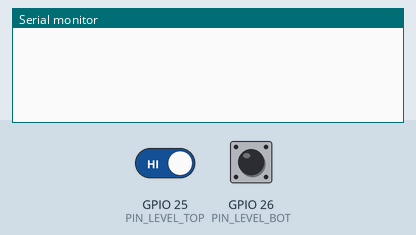
This program was run on a simulated ESP32. On the bench: the last lines printed to the serial monitor. The inputs (shaded band) are chosen by the test bench; at power-on: GPIO 25 (PIN_LEVEL_TOP) HIGH, GPIO 26 (PIN_LEVEL_BOT) HIGH.

Above: at 1.2 s.
1.3 s: GPIO 25 (PIN_LEVEL_TOP) driven LOW
At 2.0 s:
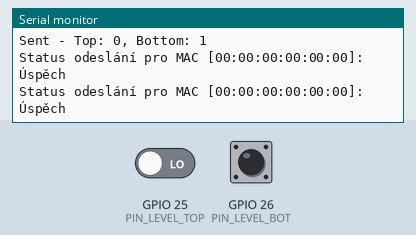
2.8 s: GPIO 26 (PIN_LEVEL_BOT) pulled LOW for 0.15 s
At 2.94 s:
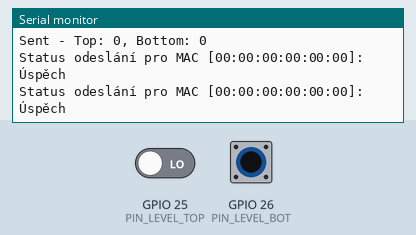

The program:

main.cpp
```cpp
#include <Arduino.h>
#include <esp_now.h>
#include <WiFi.h>
#include <esp_wifi.h> // Required for Wi-Fi Long Range and TX power configuration
#include "common.h"

// Float switch pins
#define PIN_LEVEL_TOP 25
#define PIN_LEVEL_BOT 26

// Peer MAC addresses for redundant routing
uint8_t GARAGE_MAC_addr[6] = MAC_GARAGE;
uint8_t TANK_MAC_addr[6] = MAC_TANK;

// Structure for sending data
struct_message myData;

// State tracking variables
bool last_level_top = false;
bool last_level_bot = false;
unsigned long last_heartbeat_time = 0;
const unsigned long heartbeat_interval = 5000; // Periodic transmission interval in ms

// Callback to check transmission status per MAC address
void OnDataSent(const uint8_t *mac_addr, esp_now_send_status_t status) {
    Serial.print("Status odeslání pro MAC [");
    for (int i = 0; i < 6; i++) {
        Serial.printf("%02X%s", mac_addr[i], (i < 5) ? ":" : "");
    }
    Serial.print("]: ");
    Serial.println(status == ESP_NOW_SEND_SUCCESS ? "Úspěch" : "Chyba!");
}

void setup() {
    Serial.begin(115200);

    /*----------- ESP-NOW -----------*/
    WiFi.mode(WIFI_STA);
    WiFi.disconnect();

    // Enforce Wi-Fi Long Range (LR) mode for maximum range and reliability
    esp_wifi_set_protocol(WIFI_IF_STA, WIFI_PROTOCOL_LR);

    // Set max TX power to 19.5 dBm
    esp_wifi_set_max_tx_power(78);

    if (esp_now_init() != ESP_OK) {
        Serial.println("ESP-NOW Init Error");
    }
    esp_now_register_send_cb(OnDataSent);

    // Register Peer 1: Garage (Direct path)
    if (esp_now_peer_setup(GARAGE_MAC_addr) != SYS_ERR_OK) {
        Serial.println("Failed to set up peer device with MAC address (Garage):");
        printMacAddress(GARAGE_MAC_addr);
    }

    // Register Peer 2: Tank (Backup path via repeater)
    if (esp_now_peer_setup(TANK_MAC_addr) != SYS_ERR_OK) {
        Serial.println("Failed to set up peer device with MAC address (Tank):");
        printMacAddress(TANK_MAC_addr);
    }

    pinMode(PIN_LEVEL_TOP, INPUT_PULLUP);
    pinMode(PIN_LEVEL_BOT, INPUT_PULLUP);

    // Read initial states to prevent false change triggers on startup
    last_level_top = digitalRead(PIN_LEVEL_TOP);
    last_level_bot = digitalRead(PIN_LEVEL_BOT);

    last_heartbeat_time = millis();
}

void loop() {
    // Read current physical sensor states
    bool current_level_top = digitalRead(PIN_LEVEL_TOP);
    bool current_level_bot = digitalRead(PIN_LEVEL_BOT);

    // Evaluate transmission triggers
    bool state_changed = (current_level_top != last_level_top) || (current_level_bot != last_level_bot);
    bool heartbeat_timeout = (millis() - last_heartbeat_time >= heartbeat_interval);

    // Trigger transmission on state change or heartbeat timeout
    if (state_changed || heartbeat_timeout) {

        last_level_top = current_level_top;
        last_level_bot = current_level_bot;
        last_heartbeat_time = millis();

        strcpy(myData.sender, "Well");
        myData.level_top = current_level_top;
        myData.level_bot = current_level_bot;
        myData.value = 0;
        myData.msg_id++;

        if (state_changed) {
            Serial.println("\n--- Změna stavu! Odesílám data na obě trasy ---");
        } else {
            Serial.println("\n--- Heartbeat! Odesílám data na obě trasy ---");
        }

        // 1. Send data directly to Garage
        esp_err_t res_garage = esp_now_send(GARAGE_MAC_addr, (uint8_t *) &myData, sizeof(myData));
        if (res_garage != ESP_OK) {
            Serial.println("Chyba inicializace odesílání do Garáže");
        }

        // 2. Send data to Tank (acting as a repeater)
        esp_err_t res_tank = esp_now_send(TANK_MAC_addr, (uint8_t *) &myData, sizeof(myData));
        if (res_tank != ESP_OK) {
            Serial.println("Chyba inicializace odesílání do Nádrže");
        }

        Serial.printf("Sent - Top: %d, Bottom: %d\n", myData.level_top, myData.level_bot);
    }

    delay(10);
}
```

Measured:
- after the input at 1.3 s, the serial monitor: prints a new line at once (image 1)
- after the input at 2.8 s, the serial monitor: prints a new line at once (image 2)
